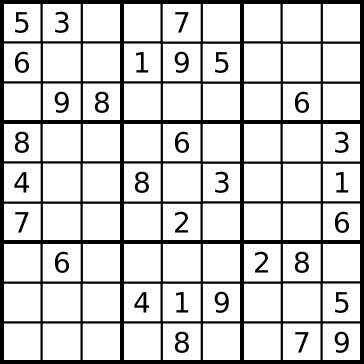
#> input picture sudo2.png, 364 x 364 px
$ python scan.py
#> lines starting #> are read from the running program, lines starting #| are printed output that depends on the picture; after the words box and inside, x2 and y2 are one past the last pixel; in counts of white or black regions, pixels touching at a corner belong together
import os
from PIL import Image

BLACK = 0
WHITE = 255

original = "sudo2.png"
Img = Image.open(original)
#> Img is the input picture: PIL image 364x364 L; min 0, max 255, mean 208.7
gray = Img.convert('L')
bw = gray.point(lambda x: BLACK if x<200 else WHITE, '1')
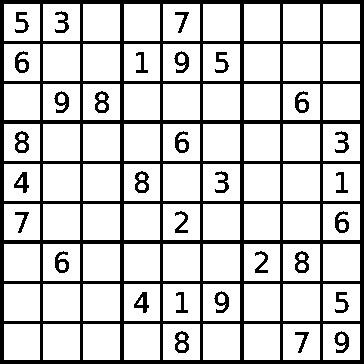
#> bw: PIL image 364x364 1; 79% white; 31 black regions, largest, box (x1, y1, x2, y2) and area: (0, 0, 364, 364) 23596, (95, 91, 109, 113) 172, (15, 131, 29, 153) 172
result = "sudo2_bw.png"
result_dir = os.path.dirname(result)
print(result_dir)
bw.save(result)

pixels = bw.load()
fheight = 0 #height off the first cell
fwidth = 0
lheight = 0 #height off the last cell
lwidth = 0

try:
    for x in range(bw.width):
        for y in range(bw.height):
            if pixels[x,y] != BLACK:
                fheight = y
                fwidth = x
                raise StopIteration
except StopIteration:
    pass

try:
    for x in range(bw.width):
        for y in range(bw.height):
            if pixels[bw.width - x -1,bw.height - y -1] != BLACK:
                lheight = bw.height - y -1
                lwidth = bw.width - x -1
                raise StopIteration
except StopIteration:
    pass

print(fwidth,fheight)
print(lwidth,lheight)

crop = bw.crop((fwidth,fheight,lwidth,lheight))
crop.save(result)
pixels = crop.load()
cells = []

def empty_cell(x,y,width,height):
    count = 0
    for i in range(width):
        for j in range(height):
            if pixels[x+i ,y+j] == BLACK:
                count +=1
                if count > 3:
                    return False
    return True

def crop_number(x,y,width,height):
    left = 0
    right = width
    top=0
    bottom = height
    try:
        for i in range(width):
            for j in range(height):
                if pixels[x+i ,y+j] == BLACK:
                    left = i
                    raise StopIteration
    except StopIteration:
        pass
    try:
        for i in range(width):
            for j in range(height):
                if pixels[x+width-i-1 ,y+j] == BLACK:
                    right = width - i
                    raise StopIteration
    except StopIteration:
        pass
    try:
        for j in range(height):
            for i in range(width):
                if pixels[x+i ,y+j] == BLACK:
                    top = j
                    raise StopIteration
    except StopIteration:
        pass
    try:
        for j in range(height):
            for i in range(width):
                if pixels[x+i ,y+height-j-1] == BLACK:
                    bottom =height-j
                    raise StopIteration
    except StopIteration:
        pass
    return crop.crop((x+left,y+top,x+right,y+bottom))


x= 0
y= 0
while x < crop.width:
    y=0
    cwidth =0
    while y < crop.height and x < crop.width:
        if pixels[x,y] == WHITE:
            cwidth = 0
            cheight = 0
            for i  in range(crop.width-x):
                if pixels[x+i,y] == BLACK:
                   cwidth = i
                   break
            for j in range(crop.height-y):
                if pixels[x,y+j] == BLACK:
                   cheight = j
                   break
            if cwidth == 0:
                cwidth = crop.width -x
            if cheight == 0:
                cheight = crop.height - y
            if not empty_cell(x,y,cwidth,cheight):
                cells.append(crop_number(x,y,cwidth,cheight))
            y+= cheight
        y+=1
    x+= cwidth
    x+=1

print(len(cells))
nb=0
for cell in cells:
    print(cell.height, cell.width)
    ck = cell.resize((10,15))
    ck.save(os.path.join(result_dir,"cells","cell_%s.png" % nb))
    nb+=1


$ run again, with sudo.png copied over sudo2.png
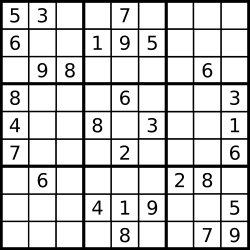
#> input picture sudo.png, 250 x 250 px
#> Img is the input picture: PIL image 250x250 RGBA; mean R, G, B, A 206.8, 206.8, 206.8, 255
#> `bw = gray.point(lambda x: BLACK if x<200 else WHITE, '1')`:
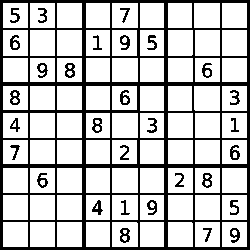
#> bw: PIL image 250x250 1; 76.5% white; 31 black regions, largest, box (x1, y1, x2, y2) and area: (0, 0, 250, 250) 12527, (65, 63, 75, 78) 93, (120, 228, 130, 243) 91
